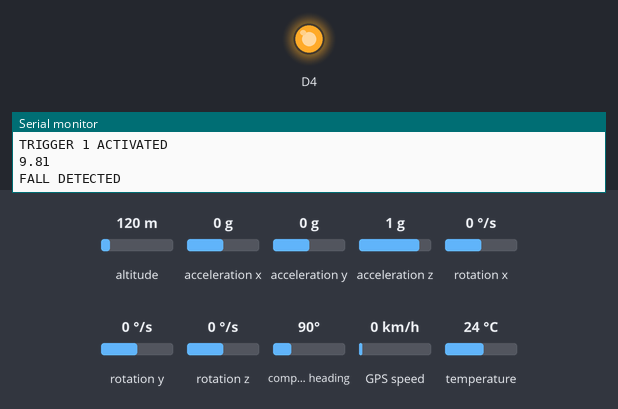
Simulated run of this sketch. Board: ESP8266 (NodeMCU). Shown: output pins drawn as LEDs (lit = HIGH), the last lines printed to the serial monitor. The test bench sets the inputs (shaded band); at power-on: acceleration x 0 g, altitude 120 m, acceleration y 0 g, acceleration z 1 g, rotation x 0 °/s, rotation y 0 °/s, rotation z 0 °/s, compass heading 90°, GPS speed 0 km/h, temperature 24 °C. WiFi joins after 1.5 s; servers stay silent unless stated; the GPS gets a fix after 3 s at 37.7749, -122.4194 with 8 satellites.

Above: at 2.8 s.
2.9 s: acceleration x set to -1.4 g
5.6 s: acceleration x set to -0.7 g
At 7.8 s:
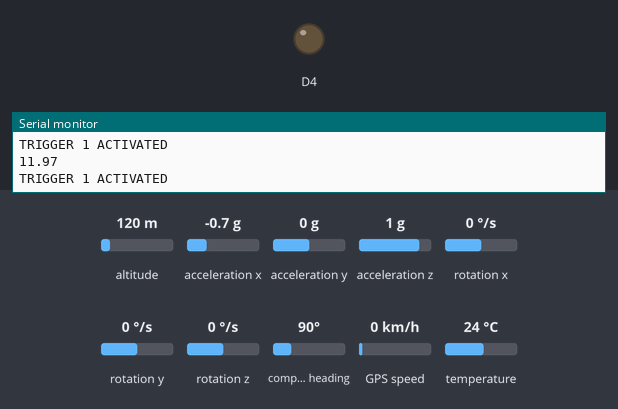
8.2 s: acceleration x set to -0.4 g
At 9.1 s:
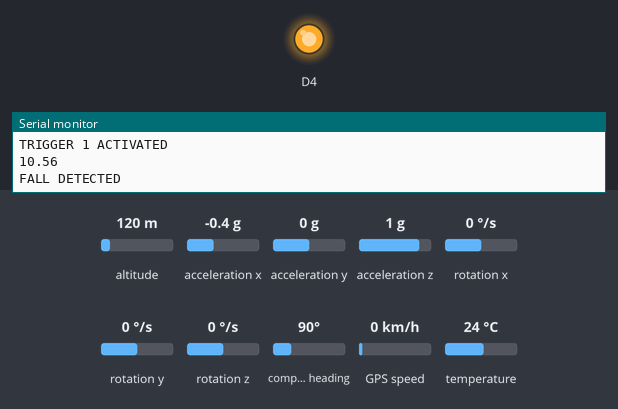
14.7 s: acceleration x set to -0.8 g
17.2 s: acceleration x set to 0 g
Timing chart, 0 to 20.2 s (numbered marks = the images above; inputs shaded):
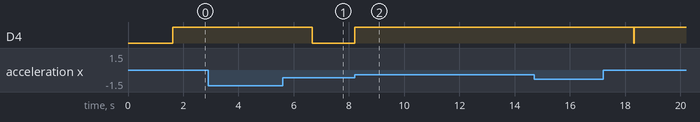

Measured:
- the behaviour switches between -0.6 and -0.5 g on acceleration x (found by bisection; images 1 and 2)
- after the input at 8.2 s, D4: LOW → HIGH at once

The sketch:

Fall_detection.ino
```cpp
// Basic demo for accelerometer readings from Adafruit MPU6050

#include <Adafruit_MPU6050.h>
#include <Adafruit_Sensor.h>
#include <Wire.h>
Adafruit_MPU6050 mpu;


#include <TinyGPS++.h>
#include <SoftwareSerial.h>
#include <ESP8266WiFi.h>

TinyGPSPlus gps;  // The TinyGPS++ object

SoftwareSerial ss(4, 5); // The serial connection to the GPS device

const char* ssid = "Qwerty";
const char* password = "qwerty123";

float latitude , longitude;
int year , month , date, hour , minute , second;
String date_str , time_str , lat_str , lng_str;
int pm;
int count=500;
int flag=0;


WiFiServer server(80);


float ax=0, ay=0, az=0, gx=0, gy=0, gz=0;

//int data[STORE_SIZE][5]; //array for saving past data
//byte currentIndex=0; //stores current data array index (0-255)
boolean fall = false; //stores if a fall has occurred
boolean trigger1=false; //stores if first trigger (lower threshold) has occurred
boolean trigger2=false; //stores if second trigger (upper threshold) has occurred
boolean trigger3=false; //stores if third trigger (orientation change) has occurred

byte trigger1count=0; //stores the counts past since trigger 1 was set true
byte trigger2count=0; //stores the counts past since trigger 2 was set true
byte trigger3count=0; //stores the counts past since trigger 3 was set true.
int angleChange=0;

float AM=0;

void setup(void) {
  Serial.begin(115200);


while (!Serial)
    delay(10); // will pause Zero, Leonardo, etc until serial console opens

  Serial.println("Adafruit MPU6050 test!");

  // Try to initialize!
  if (!mpu.begin()) {
    Serial.println("Failed to find MPU6050 chip");
    while (1) {
      delay(10);
    }
  }
  Serial.println("MPU6050 Found!");


  //ss.begin(115200);
  Serial.println();
  Serial.print("Connecting to ");
  Serial.println(ssid);

  WiFi.begin(ssid, password);

  while (WiFi.status() != WL_CONNECTED)
  {
    delay(500);
    Serial.print(".");
  }
  Serial.println("");
  Serial.println("WiFi connected");

  server.begin();
  Serial.println("Server started");

  // Print the IP address
  Serial.println(WiFi.localIP());

pinMode(D4,OUTPUT);


  mpu.setAccelerometerRange(MPU6050_RANGE_8_G);
  Serial.print("Accelerometer range set to: ");
  switch (mpu.getAccelerometerRange()) {
  case MPU6050_RANGE_2_G:
    Serial.println("+-2G");
    break;
  case MPU6050_RANGE_4_G:
    Serial.println("+-4G");
    break;
  case MPU6050_RANGE_8_G:
    Serial.println("+-8G");
    break;
  case MPU6050_RANGE_16_G:
    Serial.println("+-16G");
    break;
  }
  mpu.setGyroRange(MPU6050_RANGE_500_DEG);
  Serial.print("Gyro range set to: ");
  switch (mpu.getGyroRange()) {
  case MPU6050_RANGE_250_DEG:
    Serial.println("+- 250 deg/s");
    break;
  case MPU6050_RANGE_500_DEG:
    Serial.println("+- 500 deg/s");
    break;
  case MPU6050_RANGE_1000_DEG:
    Serial.println("+- 1000 deg/s");
    break;
  case MPU6050_RANGE_2000_DEG:
    Serial.println("+- 2000 deg/s");
    break;
  }

  mpu.setFilterBandwidth(MPU6050_BAND_21_HZ);
  Serial.print("Filter bandwidth set to: ");
  switch (mpu.getFilterBandwidth()) {
  case MPU6050_BAND_260_HZ:
    Serial.println("260 Hz");
    break;
  case MPU6050_BAND_184_HZ:
    Serial.println("184 Hz");
    break;
  case MPU6050_BAND_94_HZ:
    Serial.println("94 Hz");
    break;
  case MPU6050_BAND_44_HZ:
    Serial.println("44 Hz");
    break;
  case MPU6050_BAND_21_HZ:
    Serial.println("21 Hz");
    break;
  case MPU6050_BAND_10_HZ:
    Serial.println("10 Hz");
    break;
  case MPU6050_BAND_5_HZ:
    Serial.println("5 Hz");
    break;
  }

  Serial.println("");
  delay(100);
}

void loop() {

flag=0;
if (count==0){
  count=500;
  gps123();
  }


  /* Take a new reading */
  mpu_read();
AM = pow(pow(ax,2)+pow(ay,2)+pow(az,2),0.5);
Serial.println(AM);

/*if (trigger3==true){
    trigger3count++;
    //Serial.println(trigger3count);
    if (trigger3count>=5){
       angleChange = pow(pow(gx,2)+pow(gy,2)+pow(gz,2),0.5);
       //delay(10);
       Serial.println(angleChange);
       if ((angleChange>=0) && (angleChange<=10)){ //if orientation changes remains between 0-10 degrees
           fall=true; trigger3=false; trigger3count=0;
           Serial.println(angleChange);
             }
       else{ //user regained normal orientation
          trigger3=false; trigger3count=0;
          Serial.println("TRIGGER 3 DEACTIVATED");
       }
     }
  }*/
 if (fall==true){ //in event of a fall detection
   Serial.println("FALL DETECTED");
   digitalWrite(D4, HIGH);
   delay(10);
   flag=1;
   gps123();
   fall=false;
   delay(2500);
   digitalWrite(D4,LOW);
 }


 if (trigger2count>=6){ //allow 0.5s for orientation change
   trigger2=false; trigger2count=0;
   Serial.println("TRIGGER 2 DECACTIVATED");
   }
 if (trigger1count>=6){ //allow 0.5s for AM to break upper threshold
   trigger1=false; trigger1count=0;
   Serial.println("TRIGGER 1 DECACTIVATED");
   }
 if (trigger2==true){
   trigger2count++;
   //angleChange=acos(((double)x*(double)bx+(double)y*(double)by+(double)z*(double)bz)/(double)AM/(double)BM);
   angleChange = pow(pow(gx,2)+pow(gy,2)+pow(gz,2),0.5); Serial.println(angleChange);
   if (angleChange>=0 && angleChange<=400){ //if orientation changes by between 80-100 degrees
     trigger3=true; trigger2=false; trigger2count=0;fall=true;
     Serial.println(angleChange);
    // Serial.println("FALL DETECTED");
       }
   }
 if (trigger1==true){
   trigger1count++;
   if (AM>=13.50 || AM<=11.00){ //if AM breaks upper threshold (3g)
     trigger2=true;
     Serial.println("TRIGGER 2 ACTIVATED");
     trigger1=false; trigger1count=0;
     }
   }
 if (AM<=12.50 && trigger2==false){ //if AM breaks lower threshold (0.4g)
   trigger1=true;
   Serial.println("TRIGGER 1 ACTIVATED");
   }
//It appears that delay is needed in order not to clog the port
 //delay(100);

  count = count-1;

}


void mpu_read(){
  mpu.read();

  /* Get new sensor events with the readings */
  sensors_event_t a, g, temp;
  mpu.getEvent(&a, &g, &temp);
  ax=a.acceleration.x;
ay=a.acceleration.y;
az=a.acceleration.z;

gx=g.gyro.x;
gy=g.gyro.y;
gz=g.gyro.z;
  }


  void gps123(){

while (ss.available() > 0)
    if (gps.encode(ss.read()))
    {
      if (gps.location.isValid())
      {
        latitude = gps.location.lat();
        lat_str = String(latitude , 6);
        longitude = gps.location.lng();
        lng_str = String(longitude , 6);
      }

      if (gps.date.isValid())
      {
        date_str = "";
        date = gps.date.day();
        month = gps.date.month();
        year = gps.date.year();

        if (date < 10)
          date_str = '0';
        date_str += String(date);

        date_str += " / ";

        if (month < 10)
          date_str += '0';
        date_str += String(month);

        date_str += " / ";

        if (year < 10)
          date_str += '0';
        date_str += String(year);
      }

      if (gps.time.isValid())
      {
        time_str = "";
        hour = gps.time.hour();
        minute = gps.time.minute();
        second = gps.time.second();

        minute = (minute + 30);
        if (minute > 59)
        {
          minute = minute - 60;
          hour = hour + 1;
        }
        hour = (hour + 5) ;
        if (hour > 23)
          hour = hour - 24;

        if (hour >= 12)
          pm = 1;
        else
          pm = 0;

        hour = hour % 12;

        if (hour < 10)
          time_str = '0';
        time_str += String(hour);

        time_str += " : ";

        if (minute < 10)
          time_str += '0';
        time_str += String(minute);

        time_str += " : ";

        if (second < 10)
          time_str += '0';
        time_str += String(second);

        if (pm == 1)
          time_str += " PM ";
        else
          time_str += " AM ";

      }

    }
  // Check if a client has connected
  WiFiClient client = server.available();
  if (!client)
  {
    return;
  }

  // Prepare the response
  String s ;
  /*
  <!DOCTYPE html> <html> <head> <title>GPS Interfacing with NodeMCU</title> <style>";
  s += "a:link {background-color: YELLOW;text-decoration: none;}";
  s += "table, th, td {border: 1px solid black;} </style> </head> <body> <h1  style=";
  s += "font-size:300%;";
  s += " ALIGN=CENTER> GPS Interfacing with NodeMCU</h1>";
  s += "<p ALIGN=CENTER style=""font-size:150%;""";
  s += "> <b>Location Details</b></p> <table ALIGN=CENTER style=";
  s += "width:50%";
  s += "> <tr> <th>Latitude</th>";
  s += "<td ALIGN=CENTER >";
  s += lat_str;
  s += "</td> </tr> <tr> <th>Longitude</th> <td ALIGN=CENTER >";
  s += lng_str;
  s += "</td> </tr> <tr>  <th>Date</th> <td ALIGN=CENTER >";
  s += date_str;
  s += "</td></tr> <tr> <th>Time</th> <td ALIGN=CENTER >";
  s += time_str;
  s += "</td>  </tr> </table> ";
 */


     s += "<p align=center><a style=""color:RED;font-size:125%;"" href=""http://maps.google.com/maps?&z=15&mrt=yp&t=k&q=";
    s += "12.969950";
    s += "+";
    s += "79.155712";
    s += """ target=""_top"">Click here!</a> To check the location in Google maps.</p>";
    s += flag;
  s += "</body> </html> \n";

  client.print(s);
  delay(100);


    }
```
